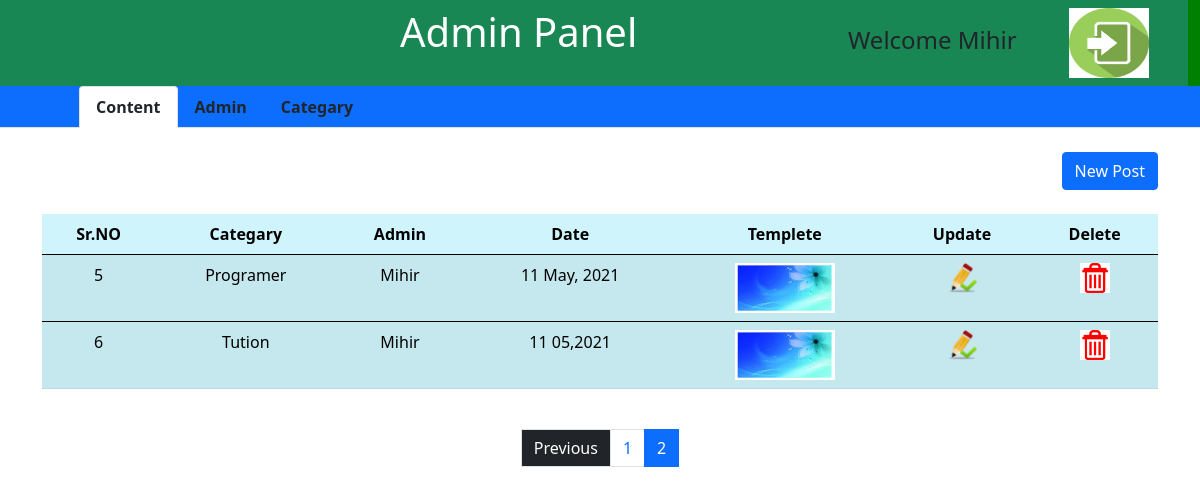
Screenshot of /content.php?Page=2 (signed in) with the database file from the repository.
### tables this page shows
CREATE TABLE `content` (
  `cid` int(11) NOT NULL,
  `cat` int(11) NOT NULL,
  `adminn` int(11) NOT NULL,
  `Pdate` varchar(30) NOT NULL,
  `img` varchar(100) NOT NULL
);

CREATE TABLE `categary` (
  `cat_id` int(11) NOT NULL,
  `categary` varchar(20) NOT NULL,
  `post` tinyint(4) DEFAULT 0
);

CREATE TABLE `admin1` (
  `Id` int(11) NOT NULL,
  `Rol` tinyint(4) NOT NULL,
  `Fname` varchar(30) NOT NULL,
  `Sname` varchar(30) NOT NULL,
  `Uname` varchar(30) NOT NULL,
  `Pass` varchar(30) NOT NULL,
  `Mo` varchar(10) NOT NULL,
  `Email` varchar(30) NOT NULL
);

### content.php (the view, shortened to what this page needs)
<?php
include'header.php';
?>
<!DOCTYPE html>
<html lang="en">
<head>
</head>
<body>
    <ul class="nav nav-tabs bg-primary " id="myTab" role="tablist">
        <li class="nav-item  " role="presentation">
            <button class="nav-link  c1  active" id="home-tab" data-bs-toggle="tab" data-bs-target="#home" type="button"
                role="tab" aria-controls="home" aria-selected="true">
                <a href="content.php " class="text-decoration-none text-dark">Content</a>
            </button>
        </li>
        <?php
if($_SESSION['role']==1){
?>
        <li class="nav-item" role="presentation">
            <button class="nav-link c1 " id="profile-tab" data-bs-toggle="tab" data-bs-target="#profile" type="button"
                role="tab" aria-controls="profile" aria-selected="false">
                <a href="show.php" class="text-decoration-none text-dark "> Admin</a>
            </button>
        </li>
        <li class="nav-item" role="presentation">
            <button class="nav-link c1" id="contact-tab" data-bs-toggle="tab" data-bs-target="#contact" type="button"
                role="tab" aria-controls="contact" aria-selected="false">
                <a href="Catagery.php" class="text-decoration-none text-dark">Categary</a>
            </button>
        </li>
        <?php
}
?>
    </ul>
    <br>
    <div class="container">
        <div class="d-grid gap-2 d-md-flex justify-content-md-end">
            <button type="button" class="btn btn-primary ">
                <a href="Add-content.php" class="text-decoration-none " style="color:white;"> New Post </a>
            </button>
        </div>
    </div>
    <br>
    <div class="container">
        <table class="table table-info table-striped">
            <thead class="text-center">
                <tr>
                    <th scope="col">Sr.NO</th>
                    <th scope="col">Categary</th>
                    <th scope="col">Admin</th>
                    <th scope="col">Date</th>
                    <th scope="col">Templete </th>
                    <th scope="col">Update</th>
                    <th scope="col">Delete</th>
                </tr>
            </thead>
<?php
$adm=$_SESSION['Id'];
$limit=4;
if(isset($_GET['Page'])){
    $page_no=$_GET['Page'];
}
else{
    $page_no=1;
}
$offset=($page_no-1)*$limit;
if($adm==1){
$sql="SELECT * from `content`
left join `categary` on content.cat=categary.cat_id
left join `admin1` on content.adminn=admin1.Id
  order by cid desc
  limit $offset,$limit ";
}
$result=mysqli_query($cn,$sql);
if(mysqli_num_rows($result)>0){
    $sr_no=$offset+1;
    while($row=mysqli_fetch_assoc($result)){
?>
            <tbody class="text-center" >
                <tr>
                    <td ><?php echo $sr_no;?></td>
                    <td><?php echo $row['categary']; ?></td>
                    <td><?php echo $row['Fname']; ?></td>
                    <td><?php echo $row['Pdate'];?></td>
                    <td>
                    <img src="<?php echo"Cards/".$row['img'];?>" alt="Card" height="50px" width="100px" >
                    </td>
                    <td> <a href="Edit-content.php?Cid=<?php echo $row['cid'];?> & cat=<?php echo $row['cat']?>"><img src="./Design/Images/update.ico"
                                alt="Uapdate" height="30px"></a></td>
                    <td> <a href="delete-content.php?Cid=<?php echo$row['cid'];?> & cat=<?php echo $row['cat'];?>" onclick="msg()"> <img
                                src="./Design/Images/Dlete.png" alt="Delete" height="30px"> </a></td>
                </tr>
            </tbody>
<?php
$sr_no++;
}
}
?>
        </table>
    </div>
<br>
<?php
$sql1="select*from `content`  ";
$result1=mysqli_query($cn,$sql1);
if(mysqli_num_rows($result1)>0){
    $total_record=mysqli_num_rows($result1);
    $total_pages = ceil($total_record/$limit);
echo'<nav aria-label="Page navigation example ">';
echo'<ul class="pagination justify-content-center">';
if($page_no>1){
echo'<li class="">
    <a class=" active page-link  bg-dark text-white" href="content.php?Page='.($page_no-1).'" tabindex="-1" aria-disabled="true" >Previous</a>
  </li>';
}
for($i=1;$i<=$total_pages;$i++){
if($i==$page_no){
    $active="active";
}
else{
    $active="";
}
echo'<li class="page-item '.$active.' "><a  class="page-link"  href = "content.php?Page='.$i.'"> '.$i.'</a> </li>';
}
}
?>
</body>
</html>

### header.php (style rules this page uses)
.c1 { color: white; font-weight: bold; }

### rows the page displays
content: cat.categary "Programer", adminn.Fname "Mihir", Pdate "11 May, 2021", img (picture)
content: cat.categary "Tution", adminn.Fname "Mihir", Pdate "11 05,2021", img (picture)

### other values shown
$_SESSION['Uname'] "Mihir"
